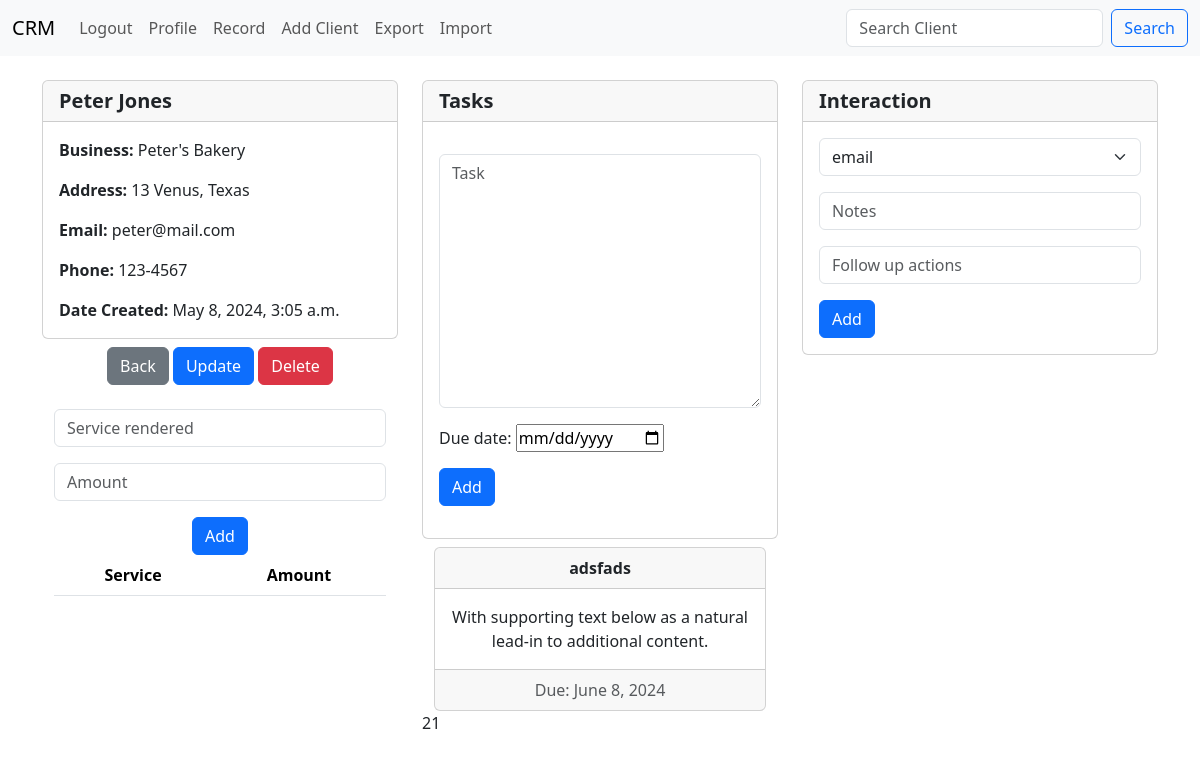
Page /client/21/ (signed in) on the committed database.
### core/models.py (models this page shows, shortened)
class Record(models.Model):
    created_at = models.DateTimeField(auto_now_add=True)
    full_name = models.CharField(max_length=50)
    biz_name = models.CharField(max_length=50)
    address = models.CharField(max_length=50)
    email = models.EmailField(max_length=50)
    phone = models.CharField(max_length=50)
    category = models.CharField(max_length=50, choices=CHOICES, default="prospect")

class Todos(models.Model):
    user_id = models.IntegerField(null=True, blank=True)
    todos = models.TextField(max_length=1000, null=True, blank=True)
    due_date = models.DateField(null=True, blank=True)

### core/views.py (the view, shortened to what this page needs)
# urls.py: path('client/<int:pk>/', views.client, name='client'),
def client(request, pk):
    if request.user.is_authenticated:
        client_record = Record.objects.get(id=pk)
        todos = Todos.objects.filter(user_id=pk)
        todo_form = AddTodoForm(request.POST or None)
        interactions = Interaction.objects.filter(client_id=pk)
        interaction_form = AddInteractions(request.POST or None)
        transactions = Transaction.objects.filter(client_id=pk)
        transaction_form = AddTransaction(request.POST or None)
        return render(request, 'core/client.html', {
            'client_record': client_record,
            'todos': todos,
            'todo_form': todo_form,
            'interactions': interactions,
            'interaction_form': interaction_form,
            'transactions': transactions,
            'transaction_form': transaction_form,
            })
    else:
        messages.success(request, "You must be logged in to view this")
        return redirect('index')

### core/forms.py
class AddTodoForm(forms.ModelForm):
    class Meta:
        model = Todos
        fields = ('todos', 'due_date',)
        widgets = {
            'due_date': DateInput()
        }
    def __init__(self, *args, **kwargs):
        super(AddTodoForm, self).__init__(*args, **kwargs)
        self.fields['todos'].label = ''
        self.fields['todos'].widget.attrs['class'] = 'form-control'
        self.fields['todos'].widget.attrs['placeholder'] = 'Task'
        self.fields['todos'].help_text = ''

class AddInteractions(forms.ModelForm):
    class Meta:
        model = Interaction
        fields = ('interaction_type', 'notes', 'follow_up', )
    def __init__(self, *args, **kwargs):
        super(AddInteractions, self).__init__(*args, **kwargs)
        self.fields['interaction_type'].label = ''
        self.fields['interaction_type'].widget.attrs['class'] = 'form-select'
        self.fields['interaction_type'].widget.attrs['placeholder'] = 'Notes'
        self.fields['interaction_type'].help_text = ''
        self.fields['notes'].label = ''
        self.fields['notes'].widget.attrs['class'] = 'form-control'
        self.fields['notes'].widget.attrs['placeholder'] = 'Notes'
        self.fields['notes'].help_text = ''
        self.fields['follow_up'].label = ''
        self.fields['follow_up'].widget.attrs['class'] = 'form-control'
        self.fields['follow_up'].widget.attrs['placeholder'] = 'Follow up actions'
        self.fields['follow_up'].help_text = ''

### core/templates/core/client.html (shortened to what this page needs)
{% extends 'core/base.html' %} {% block content %}
<div class="container pt-4">
  <div class="row">
    <div class="col-4">
      <div class="card">
        <h5 class="card-header">
          <strong>{{ client_record.full_name }}</strong>
        </h5>
        <div class="card-body">
          <p class="card-text">
            <strong>Business: </strong>{{ client_record.biz_name }}
          </p>
          <p class="card-text">
            <strong>Address: </strong>{{ client_record.address }}
          </p>
          <p class="card-text">
            <strong>Email: </strong>{{ client_record.email }}
          </p>
          <p class="card-text">
            <strong>Phone: </strong>{{ client_record.phone }}
          </p>
          <p class="card-text">
            <strong>Date Created: </strong>{{ client_record.created_at }}
          </p>
        </div>
      </div>
      <div class="container pt-2 text-center">
        <a href="{% url 'record' %}" class="btn btn-secondary">Back</a>
        <a href="{% url 'update_client' client_record.id %}" class="btn btn-primary">Update</a>
        <a href="{% url 'delete_client' client_record.id %}" class="btn btn-danger">Delete</a>
      </div>
      <div class="container pt-4 text-center">
        <form method="POST" id="transaction">
          <div class="mb-3">
            <input type="text" class="form-control" name="service" placeholder="Service rendered">
          </div>
          <div class="mb-3">
            <input type="text" class="form-control" name="amount" placeholder="Amount">
          </div>
          <button type="submit" class="btn btn-primary" name="transaction">Add</button>
          </form>
        <table class="table">
          <thead>
            <tr>
              <th scope="col">Service</th>
              <th scope="col">Amount</th>
            </tr>
          </thead>
        </table>
      </div>
    </div>
    <div class="col-4">
      <div class="card">
        <h5 class="card-header">
          <strong>Tasks</strong>
        </h5>
        <div class="card-body">
          <p class="card-text">
            <div class="row">
              <div class="col">
                <form method="POST">
                  {{ todo_form.as_p }}
                  <button type="submit" class="btn btn-primary" name="todo">Add</button>
                </form>
              </div>
            </div>
          </p>
        </div>
      </div>
      {% for todo in todos %}
      <div class="container pt-2">
        <div class="card text-center">
          <div class="card-header">
            <strong>{{ todo.todos }}</strong>
          </div>
          <div class="card-body">
            <p class="card-text">With supporting text below as a natural lead-in to additional content.</p>
          </div>
          <div class="card-footer text-body-secondary">
            Due: {{ todo.due_date }}
          </div>
        </div>
      </div>
      {% endfor %}
      {{ client_record.id }}
    </div>
    <div class="col-4">
      <div class="card">
        <h5 class="card-header">
          <strong>Interaction</strong>
        </h5>
        <div class="card-body">
          <form method="POST">
            {{ interaction_form.as_p }}
            <button type="submit" class="btn btn-primary" name="interaction">Add</button>
            </form>
        </div>
      </div>
    </div>
  </div>
</div>
{% endblock content %}

### rows in the picture
Record: full_name "Peter Jones", biz_name "Peter's Bakery", address "13 Venus, Texas", email "peter@mail.com", phone "123-4567", created_at "May 8, 2024, 3:05 a.m.", id "21"
Todos: todos "adsfads", due_date "June 8, 2024"
